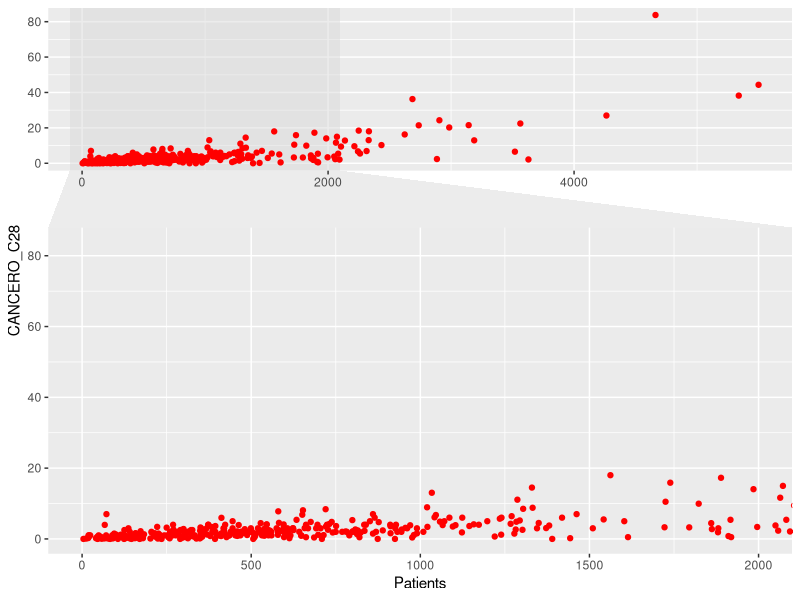
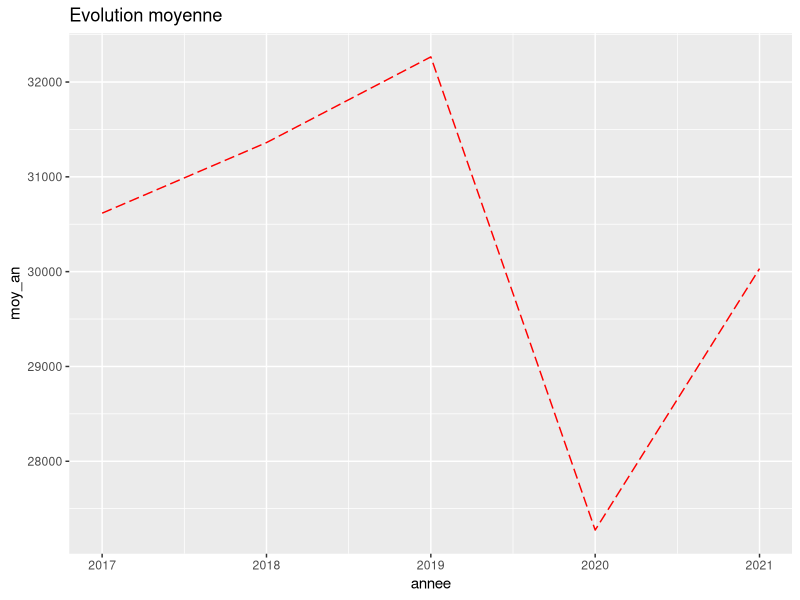
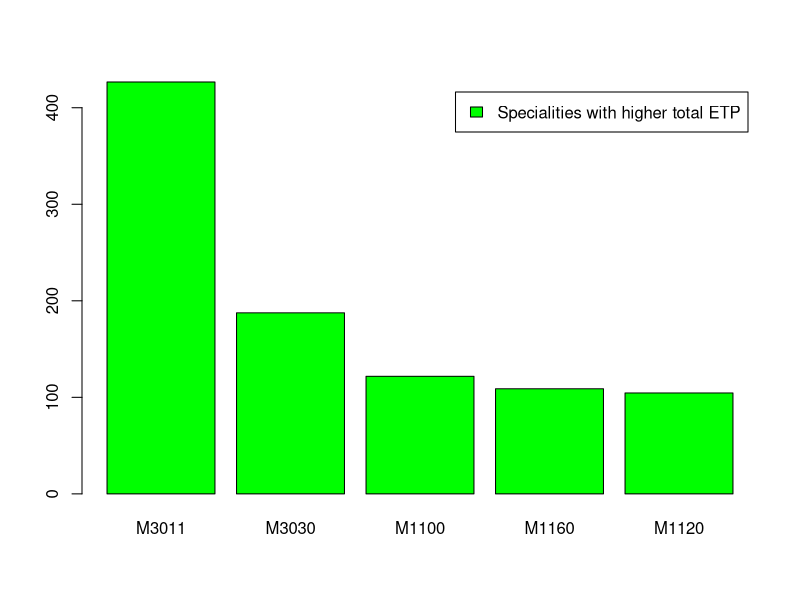
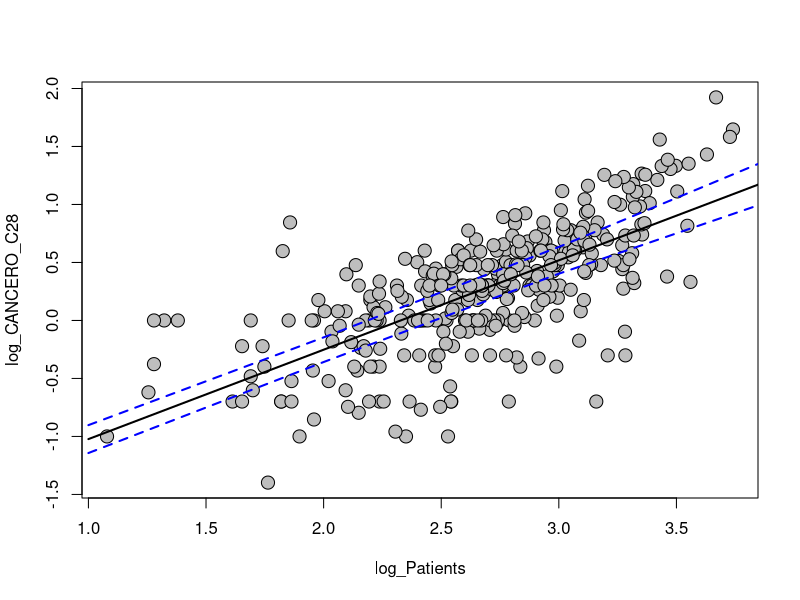
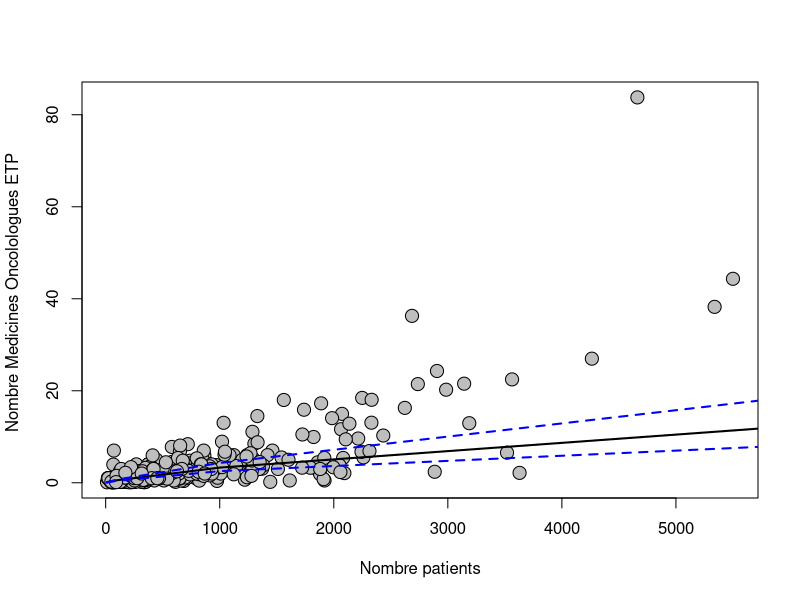
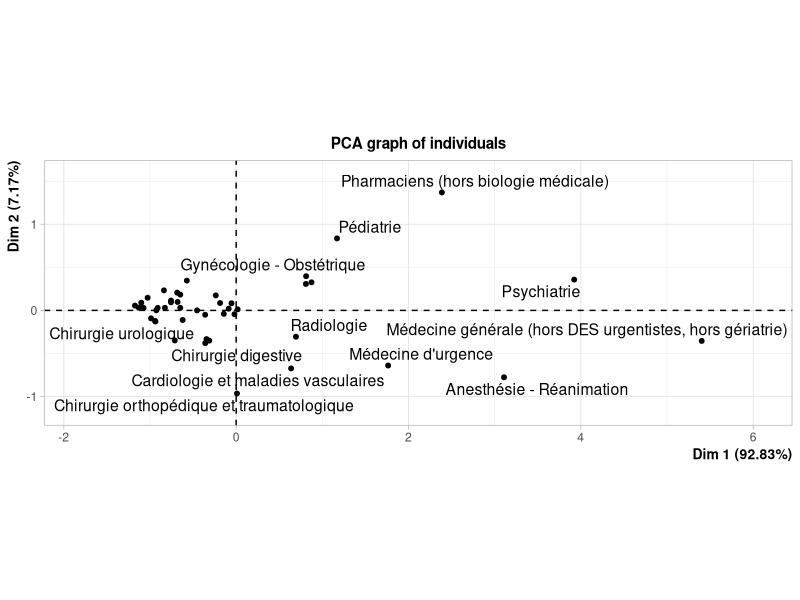
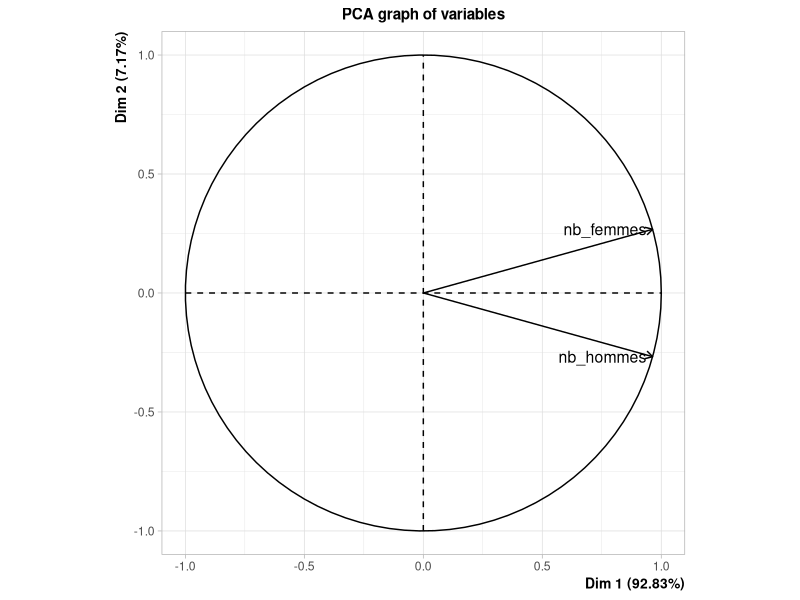
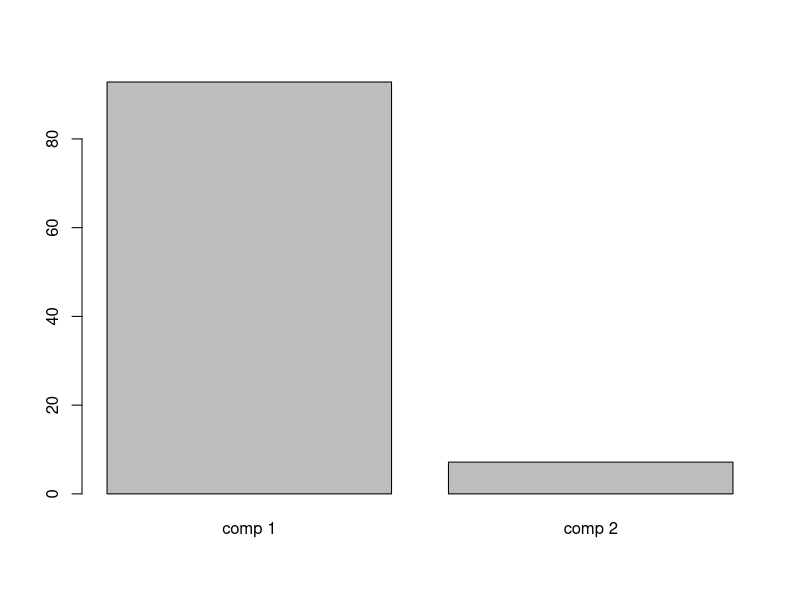

Recreate these plots in R, in order.
## ---- chunk 1
#To run first
#Imports of packages
library('tidyverse')
library("ggforce") #for graphs
library("dplyr") #for sql data manipulation
library("sqldf")
library("lmtest") #for Breusch-Pagan Test for etero
library("FactoMineR")
## ---- chunk 2

getwd()
setwd(dirname(rstudioapi::getActiveDocumentContext()$path))

cancero <- read.csv(file = "Donnees-20221103/CANCERO_2019.csv",
                    header = TRUE, sep = ";", dec = ".")

desc_cancero <- read.csv(file = "Donnees-20221103/Desc_Cancero_Urgences.csv",
                         header = TRUE, sep = ",", dec = ".")

urgences2017  <- read.csv(file = "Donnees-20221103/URGENCES2_2017.csv",
                         header = TRUE, sep = ";", dec = ".")

urgences2018  <- read.csv(file = "Donnees-20221103/URGENCES2_2018.csv",
                         header = TRUE, sep = ";", dec = ".")

urgences2019  <- read.csv(file = "Donnees-20221103/URGENCES2_2019.csv",
                         header = TRUE, sep = ";", dec = ".")

urgences2020  <- read.csv(file = "Donnees-20221103/URGENCES2_2020.csv",
                         header = TRUE, sep = ";", dec = ".")

urgences2021  <- read.csv(file = "Donnees-20221103/URGENCES2_2021.csv",
                         header = TRUE, sep = ";", dec = ".")

Q20 <- read.csv(file = "Donnees-20221103/Q20_2019.csv",
                         header = TRUE, sep = ";", dec = ".")

desc_Q20 <- read.csv(file = "Donnees-20221103/Desc_Q20.csv",
                         header = TRUE, sep = ",", dec = ".")

## ---- chunk 3
#attach databases, only run once
attach(cancero)
attach(desc_cancero)

## ---- chunk 4
#Define functions

#given an iterable X returns a vector without doublons of elements in L
no_doublons <- function(X){
      L <- list()
      for (x in X){
            if (! x %in% L){
                  L <- c(L,x)
            }
      }
      return(L)
}

#sum excluding na values
sum2 <- function(vector) {
      return(sum(vector[! is.na(vector)]))
}



## ---- chunk 5
N_chem_adults_MCO <- sum(CANCERO_A11[! is.na(CANCERO_A11)])
print(N_chem_adults_MCO)
## ---- chunk 6
N_chem_adults_HAD <- sum(CANCERO_B11[! is.na(CANCERO_B11)]) 
N_chem_childs_MCO <- sum(CANCERO_C11[! is.na(CANCERO_C11)]) 
N_chem_childs_HAD <- sum(CANCERO_D11[! is.na(CANCERO_D11)]) 

HAD_tot <- N_chem_adults_HAD + N_chem_childs_HAD
MCO_tot <- N_chem_adults_MCO + N_chem_childs_MCO
sprintf("The HAD adults percentage is :%.2f%%", N_chem_adults_HAD/HAD_tot*100)
sprintf("The MCO adults percentage is: %.2f%%", N_chem_adults_MCO/MCO_tot*100)

## ---- chunk 7
cancero$Patients <- CANCERO_A11 + CANCERO_B11 + CANCERO_C11 + CANCERO_D11


ggplot(cancero) + 
      geom_point(aes(x = Patients, y = CANCERO_C28), col = "red")+
      facet_zoom(xlim = c(0, 2000)) #zoom

## ---- chunk 8
urgtot <- urgences2019[urgences2019$URG== "GEN", "dt80"] + urgences2019[urgences2019$URG == "GEN", "dt18"]
prop <- urgences2019[urgences2019$URG== "GEN", "dt80"] / urgtot
sprintf("l’unité d’urgence générale pour laquelle la proportion de patients de moins de 18 ans est la plus élevée est FI = %s", 
         urgences2019[urgences2019$URG =="GEN", ]$FI[which.max(prop)])
## ---- chunk 9
nb_unit_lit_nouveaux <-0
urgences2019_2020<-merge(urgences2019[urgences2019$URG == "GEN",],urgences2020[urgences2020$URG == "GEN",], by="FI")
nb_lit_nouveaux<-urgences2019_2020[,"LIT_UHCD.x"]-urgences2019_2020[, "LIT_UHCD.y"]
nb_lit_nouveaux<-nb_lit_nouveaux[!is.na(nb_lit_nouveaux)]
for(i in seq(1,length(nb_lit_nouveaux))){
  if (nb_lit_nouveaux[i] > 0){
    nb_unit_lit_nouveaux <- nb_unit_lit_nouveaux +1
  }
}
sprintf("nombre d’unites générales qui ont rajoute des lits en 2020 par rapport a 2019 : %i", nb_unit_lit_nouveaux)
## ---- chunk 10
moy_2017<-mean(urgences2017[urgences2017$URG == "GEN","PASSU"],na.rm=TRUE)
moy_2018<-mean(urgences2018[urgences2018$URG == "GEN","PASSU"],na.rm=TRUE)
moy_2019<-mean(urgences2019[urgences2019$URG == "GEN","PASSU"],na.rm=TRUE)
moy_2020<-mean(urgences2020[urgences2020$URG == "GEN","PASSU"],na.rm=TRUE)
moy_2021<-mean(urgences2021[urgences2021$URG == "GEN","PASSU"],na.rm=TRUE)

moy_an<-c(moy_2017,moy_2018,moy_2019,moy_2020,moy_2021)
annee<- c(2017,2018,2019,2020,2021)
evo_an<-data.frame(annee, moy_an)

ggplot(data = evo_an, aes(x=annee, y=moy_an )) + 
  geom_line(color = "red", linetype = 5) +
   ggtitle("Evolution moyenne")
## ---- chunk 11
d = dim(Q20)
colran = 1:d[2]
rowran = 1:d[1]
for (i in colran) {
      n_na = length(rowran[is.na(Q20[,i])])  
      name = names(Q20)[i]
      print(sprintf("La proportion de donnèes manquantes de %s est %.3f per cent",
                     name,  n_na/d[1]*100))
}

## ---- chunk 12

#Names of all specialities, last is "total"
specialites <- sqldf('select distinct "Label.modalité", "Valeur.Modalité"
                      from desc_Q20
                      where "Variable" = "EFFSALPLF" or
                      "Variable" = "EFFSALPLH"')
#propH has one row for every speciality, last column will containt the correspondent proportion
propH <- t(rbind(specialites[, 1], specialites[, 2], specialites[,1]))

len <- dim(propH)[1]


for (i in 1:len) {
      job <- propH[i,]
      H_indices <- Q20$"PERSO" == job[2]
      F_indices <- Q20$"PERSO" == job[2]
      Hommes_job_total <- sum2(Q20$"EFFSALPLH"[H_indices])
      Femmes_job_total <- sum2(Q20$"EFFSALPLF"[F_indices])
      job_total <- Hommes_job_total + Femmes_job_total
      propH[i,3] <- Hommes_job_total / job_total
}
## ---- chunk 13
i <- which.max(propH[,3])
sprintf("%s has a male staff percentage of %.2f%%", propH[i,1], as.double(propH[i,3])*100)
## ---- chunk 14
i <- which.min(propH[,3])
sprintf("%s has a male staff percentage of %.2f%%", propH[i,1], as.double(propH[i,3])*100)
## ---- chunk 15
dist_vector <- abs(as.double(propH[,3]) - 1/2)
i <- which.min(propH[,3])
sprintf("%s has a male staff percentage of %.2f%%", propH[i,1], as.double(propH[i,3])*100)
## ---- chunk 16

specialites$ETP_tot <- rep(0,len)

for (i in 1:len) {
      indices <- Q20$"PERSO" == specialites[i,2] #finds indices corresponding to speciality ID
      tot_ETP <- sum2(Q20$"ETP_PU"[indices])
      specialites$ETP_tot[i] <- tot_ETP
}

ordered_specialites <- specialites[order(specialites$ETP_tot, decreasing = TRUE),]

## ---- chunk 17
indices <- c(1,3)
print(ordered_specialites[2:6,indices]) #the first line is the total
short_ordered_specialites <- ordered_specialites[2:6,]

barplot(height = short_ordered_specialites[,3], names.arg = short_ordered_specialites[,2], legend.text = "Specialities with higher total ETP", col = "green")


## ---- chunk 18
#variables we care about: Patients, CANCERO_C28 of cancero
model_cancero <- lm(CANCERO_C28 ~ Patients, data = cancero)
bptest(model_cancero)

## ---- chunk 19
cancero$log_Patients <- log10(cancero$Patients)
#cancero$log_Patients[is.infinite(cancero$log_Patients),] <- NA 
cancero$log_CANCERO_C28 <- log10(cancero$CANCERO_C28)
cancero$log_CANCERO_C28[is.infinite(cancero$log_CANCERO_C28)] <- NA 
model2_cancero <- lm(log_CANCERO_C28 ~ log_Patients, data = cancero)
bptest(model2_cancero)

## ---- chunk 20
summary(model2_cancero)
## ---- chunk 21
#remove Na values
  x <- cancero$log_Patients
  y <- cancero$log_CANCERO_C28
  non_na_indices <- !is.na(x + y) 
  x <- x[non_na_indices]
  y <- y[non_na_indices]
  #non_null_indices <- !is.null(x+y)
  #x <- x[non_null_indices]
  #y <- y[non_null_indices]
  
  n <- length(x) #find number of samples after removal of Na values
  lm.model <- lm(y ~ x) # Fit linear model

  
  # Extract fitted coefficients from model
  b0 <- lm.model$coefficients[1]
  b1 <- lm.model$coefficients[2]
  
  # Find SSE and MSE
  sse <- sum((y - lm.model$fitted.values)^2)
  mse <- sse / (n - 2)
  t.val <- qt(0.975, n - 2) # Calculate critical t-value
  
  # Fit linear model with extracted coefficients
  x_new <- 1:max(x)
  y.fit <- b1 * x_new + b0
  
  # Find the standard error of the regression line
  se <- sqrt(sum((y - y.fit)^2) / (n - 2)) * sqrt(1 / n + (x - mean(x))^2 / sum((x -      mean(x))^2))
  
  # Fit a new linear model that extends past the given data points (for plotting)
  x_new2 <- 1:max(x + 100)
  y.fit2 <- b1 * x_new2 + b0
  
   # Warnings of mismatched lengths are suppressed
  slope.upper <- suppressWarnings(y.fit2 + t.val * se)
  slope.lower <- suppressWarnings(y.fit2 - t.val * se)
  x_bands <- 1:length(se)
  
  # Collect the computed confidence bands into a data.frame and name the colums
  bands <- data.frame(cbind(slope.lower, slope.upper))
  colnames(bands) <- c('Lower Confidence Band', 'Upper Confidence Band')
  
  # Plot the fitted linear regression line and the computed confidence bands
  plot(x, y, cex = 1.75, pch = 21, bg = 'gray', xlab = "log_Patients", ylab = "log_CANCERO_C28")
  lines(y.fit2, col = 'black', lwd = 2)
  lines(bands[1], col = 'blue', lty = 2, lwd = 2)
  lines(bands[2], col = 'blue', lty = 2, lwd = 2)
  
  # Plot the fitted linear regression line and the computed confidence bands
  # on the non-log adjusted graph 
  
  plot(10^x, 10^y, cex = 1.75, pch = 21, bg = 'gray', xlab = "Nombre patients",   ylab = "Nombre Medicines Oncolologues ETP ")
  lines(y = 10^y.fit2, x= 10^x_new2, col = 'black', lwd = 2)
  lines(y = 10^bands[,1], x = 10^x_bands, col = 'blue', lty = 2, lwd = 2)
  lines(y = 10^bands[,2], x = 10^x_bands, col = 'blue', lty = 2, lwd = 2)

## ---- chunk 22
job_ids<-levels(factor(Q20$PERSO))
job_titles <- c()
for(i in 1:length(job_ids)){
  d20 <- desc_Q20[desc_Q20$Valeur.Modalité==job_ids[i],"Label.modalité"]
  job_titles[i]<-d20[1]
}
nb_hommes<-c()
nb_femmes<-c()
for(i in 1:length(job_ids)){
  nb_hommes[i]<-sum(Q20[Q20$PERSO == job_ids[i], "EFFSALPLH"], na.rm = TRUE)
  nb_femmes[i]<-sum(Q20[Q20$PERSO == job_ids[i], "EFFSALPLF"], na.rm = TRUE)
}

specialites_hf <- data.frame(nb_femmes,nb_hommes)
rownames(specialites_hf)<-job_titles
specialites_hf<-specialites_hf[1:(length(job_titles)-1),]
summary(specialites_hf)
## ---- chunk 23
acp_specialites<-PCA(specialites_hf)
barplot(acp_specialites$eig[,2])
